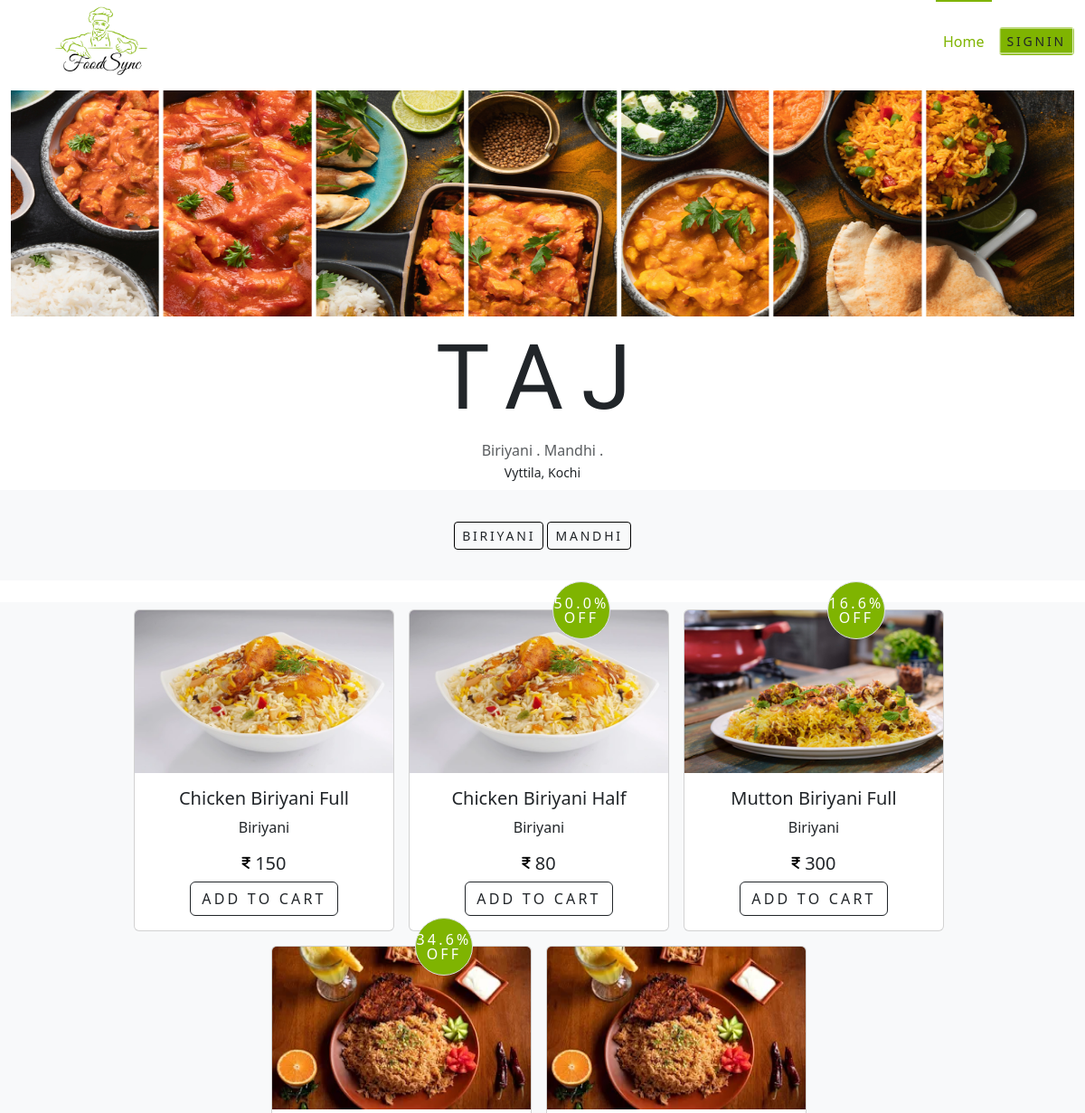
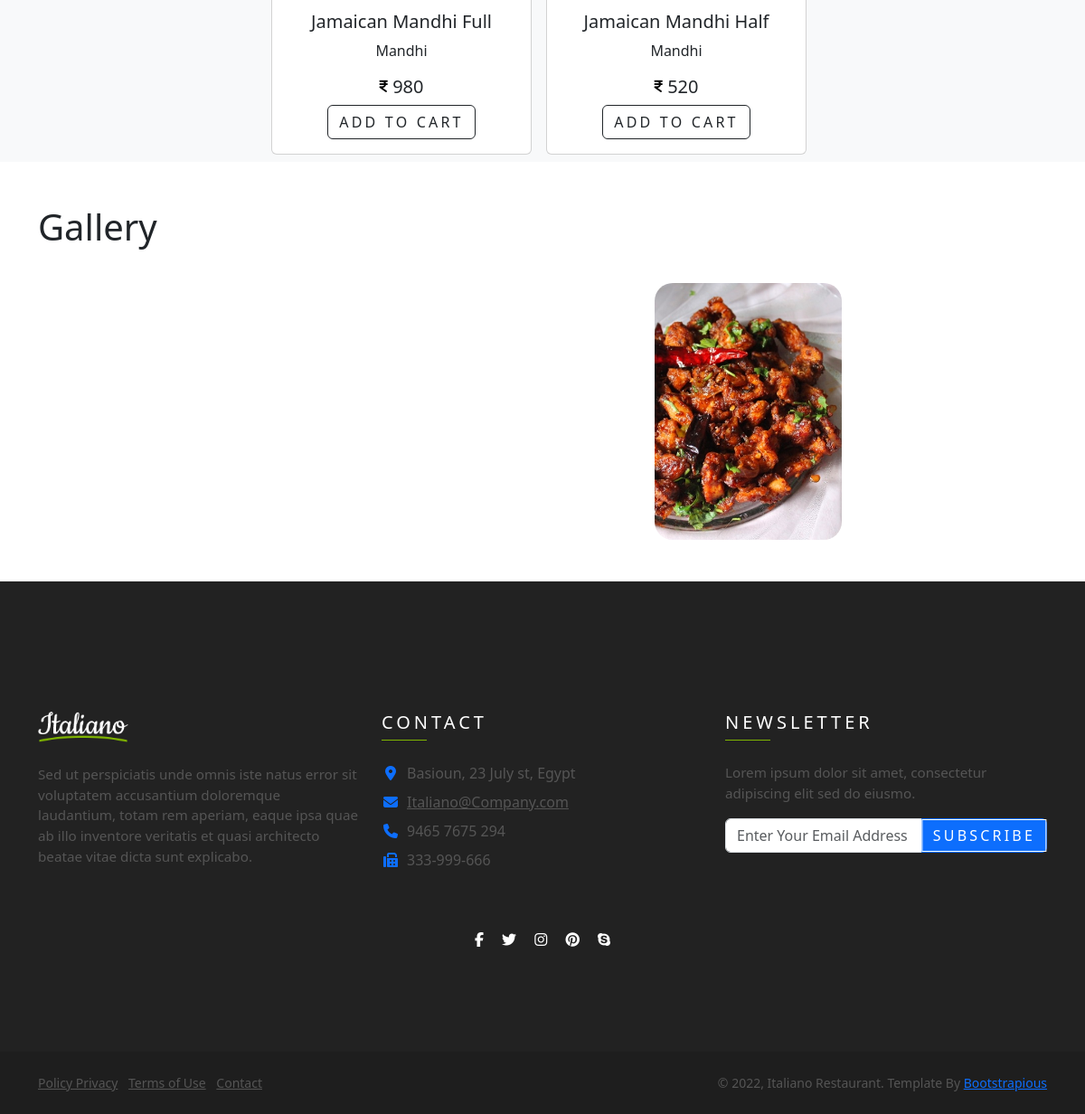
Screenshot of /restaurant/4/detail/ with the database file from the repository (2 pictures, top to bottom).
### myapp/models.py (models this page shows, shortened)
class CustomUser(AbstractUser):
    USER_TYPE_CHOICES = [
        ('customer', 'Customer'),
        ('restaurant', 'Restaurant'),
    ]
    user_type = models.CharField(max_length=20, choices=USER_TYPE_CHOICES, default='customer')

class Restaurant(CustomUser):
    name = models.CharField(max_length=255)
    licence_number = models.CharField(max_length=255,unique=True)
    image = models.ImageField(upload_to='restaurant_images/', null=True, blank=True)
    phone = models.CharField(max_length=15)
    street_address = models.CharField(max_length=100)
    city = models.CharField(max_length=50)
    pincode = models.PositiveIntegerField()

class Category(models.Model):
    name = models.CharField(max_length=100)
    image = models.ImageField(upload_to="images",null=True)
    is_active = models.BooleanField(default=True)
    restaurant = models.ForeignKey(Restaurant, on_delete=models.CASCADE)
    def __str__(self):
        return self.name

class Item(models.Model):
    name = models.CharField(max_length=100)
    category = models.ForeignKey(Category,null=True,on_delete=models.SET_NULL)
    image = models.ImageField(upload_to="images")
    price = models.PositiveIntegerField()
    restaurant = models.ForeignKey(Restaurant,on_delete=models.CASCADE)
    is_active = models.BooleanField(default = True)

class Offer(models.Model):
    item = models.ForeignKey(Item,on_delete=models.CASCADE)
    price=models.PositiveIntegerField()
    start_date=models.DateTimeField()
    end_date=models.DateTimeField()
    restaurant = models.ForeignKey(Restaurant,on_delete=models.CASCADE)
    @property
    def offer_percentage(self):
        price = ((self.item.price-self.price)/self.item.price)*100
        offer_price = str(price)
        p = offer_price[0:4]
        return p

class Gallery(models.Model):
    restaurant = models.ForeignKey(Restaurant, on_delete=models.CASCADE)
    image = models.ImageField(upload_to="gallery",null=True)
    is_active = models.BooleanField(default=True)

### user/views.py (the view)
# urls.py: path('restaurant/<int:pk>/detail/',views.RestaurantDetailView.as_view(),name="user_restaurant_detail"),
class RestaurantDetailView(DetailView):
    template_name = "user/restaurant_detail.html"
    model = models.Restaurant
    context_object_name = "rest"

### user/templates/user/restaurant_detail.html (shortened to what this page needs)
{% extends 'user/base2.html' %}
{% load static %}
{% block main_block %}
<link href="https://cdn.jsdelivr.net/npm/bootstrap@5.3.2/dist/css/bootstrap.min.css" rel="stylesheet">
<link rel="stylesheet" href="{% static 'restaurant_detail/css/style.css' %}">
<div class="container-fluid mb-3 text-center" style="margin-top: 100px;">
    <img src="{{ rest.image.url }}" alt="" width="100%" height="250px" class="mb-2">
    <div class="row">
        <div>
            <h3 class="rest_name text-uppercase">{{rest.name}}</h3>
            <div>
                {% for cat in rest.category_set.all %}
                <span class="text-muted">{{cat.name}} .</span>
                {% endfor %}
            </div>
            <small>{{rest.street_address}}, {{rest.city}}</small>
        </div>
    </div>
    <div class="row bg-light mt-2" style="height: 100px;">
        <div class="d-flex align-items-center justify-content-center">
            <div>
                {% for cat in rest.category_set.all %}
                    <button class="btn btn-outline-dark border-1 border-black btn-sm">{{cat.name}}</button>
                {% endfor %}
            </div>
        </div>
    </div>
</div>
<div class="container-fluid mb-5 bg-light" >
    <div class="row row-cols-1 row-cols-md-3 g-2 mt-4 d-flex justify-content-center">
      {% for cat in rest.category_set.all %}
        {% for i in cat.item_set.all %}
            <div class="col" style="width: 19rem;">
              <div class="card mb-2" style="width: 18rem;">
                <img src="{{ i.image.url }}" class="card-img-top" alt="..." height="180px">
                <div class="card-body text-center">
                  <div class="px-3 position-absolute top-0 end-0 translate-middle">
                    {% for o in i.offer_set.all %}
							  	    <div class="icon icon-md border border-primary">
									    <h6 class="text-white mb-0 lh-1 text-uppercase">{{o.offer_percentage}}% <br> off</h6>
							  	    </div>
							      {% endfor %}
                  </div>
                  <h5 class="card-title">{{i.name}}</h5>
                    <p class="card-text">{{i.category}}</p>
									  <h5><i class="fa-solid fa-indian-rupee-sign fa-xs" style="color: #000000;"></i> {{i.price}}</h5>
                  <div class="d-flex justify-content-evenly">
                  {% if i.is_active == 1 %}
									  <a href="{% url 'add_to_cart' i.id %}"><button class="btn btn-outline-dark">Add To Cart</button></a>
									  {% else %}
									  <button disabled class="btn btn-outline-dark">Out Of Stock</button>
								  {% endif %}
                  </div>
                </div>
              </div>
            </div>
        {% endfor %}
      {% endfor %}
    </div>
</div>
<div class="container">
  <div class="row">
    <h1>Gallery</h1>
    <section>
      {% for i in rest.gallery_set.all %}
      <figure><img class="img" src="{{i.image.url}}" alt=""/></figure>
      {% endfor %}
    </section>
  </div>
</div>
{% endblock %}

### user/templates/user/base2.html (shortened to what this page needs)
<!DOCTYPE html>
{% load static %}
<html>
    <head>
        <link rel="stylesheet" href="{% static 'base_page/vendor/swiper/swiper-bundle.css' %}">
        <link rel="stylesheet" href="{% static 'base_page/vendor/glightbox/css/glightbox.css' %}">
        <link rel="stylesheet" href="{% static 'base_page/vendor/air-datepicker/air-datepicker.css' %}">
        <link rel="stylesheet" href="{% static 'base_page/vendor/leaflet/leaflet.css' %}">
        <link rel="stylesheet" href="{% static 'base_page/css/style.default.css' %}" id="theme-stylesheet">
        <link rel="stylesheet" href="{% static 'base_page/css/custom.css' %}">
    </head>
    <nav class="navbar navbar-expand-lg navbar-light bg-white fixed-top py-lg-0" id="navbar">
        <div class="container-fluid"><a class="navbar-brand" href="index.html"> <img src="{% static 'base_page/img/FoodSync_logo.png' %}" alt="FoodSync" width="200px" height="80"></a>
        <div class="collapse navbar-collapse" id="navbarSupportedContent">
            <ul class="navbar-nav ms-auto align-items-lg-center">
            <li class="nav-item"><a class="nav-link active" href="{% url 'user_index' %}">Home</a></li>
            {% if not user.is_authenticated %}
            <li class="nav-item ms-lg-2">
              <a href="{% url 'user_signin' %}"><button id="signInButton" class="btn btn-sm d-none d-lg-inline-block" type="button" data-bs-toggle="modal" data-bs-target="#reservationModal">SignIn</button></a>
            </li>
            {% endif %}
            </ul>
        </div>
        </div>
    </nav>
    {% block main_block %}
    {% endblock %}
    <footer id="contact" class="footer text-gray-700">
        <div class="container">
          <div class="row gy-4 mb-5">
            <div class="col-md-4"><img class="mb-4" src="{% static 'base_page/img/logo-footer.png' %}" alt="italiano" width="100">
              <p class="text-sm">Sed ut perspiciatis unde omnis iste natus error sit voluptatem accusantium doloremque laudantium, totam rem aperiam, eaque ipsa quae ab illo inventore veritatis et quasi architecto beatae vitae dicta sunt explicabo.</p>
            </div>
            <div class="col-md-4">
              <h6 class="h5 text-white text-uppercase mb-4 underline">Contact</h6>
              <ul class="list-unstyled text-gray-700">
                <li class="mb-2"><i class="fas fa-map-marker-alt text-primary me-2 fa-fw"></i>Basioun, 23 July st, Egypt</li>
                <li class="mb-2"><a class="text-reset" href="mailto:Italiano@Company.com"><i class="fas fa-envelope text-primary me-2 fa-fw"></i>Italiano@Company.com</a></li>
                <li class="mb-2"><i class="fas fa-phone text-primary me-2 fa-fw"></i>9465 7675 294</li>
                <li><i class="fas fa-fax text-primary me-2 fa-fw"></i>333-999-666</li>
              </ul>
            </div>
            <div class="col-md-4">
              <h6 class="h5 text-white text-uppercase mb-4 underline">Newsletter</h6>
              <p class="text-sm mb-3">Lorem ipsum dolor sit amet, consectetur adipiscing elit sed do eiusmo.</p>
              <form id="subscribe">
                <div class="input-group">
                  <input class="form-control" type="email" name="email" placeholder="Enter Your Email Address">
                  <button class="btn btn-primary" type="submit">Subscribe</button>
                </div>
              </form>
            </div>
          </div>
          <ul class="social list-inline text-center mb-0 text-white">
            <li class="list-inline-item mx-2"><a class="text-reset" href="#!" target="_blank" title="Facebook"><i class="fab fa-facebook-f"></i></a></li>
            <li class="list-inline-item mx-2"><a class="text-reset" href="#!" target="_blank" title="Twitter"><i class="fab fa-twitter"></i></a></li>
            <li class="list-inline-item mx-2"><a class="text-reset" href="#!" target="_blank" title="Instagram"><i class="fab fa-instagram"></i></a></li>
            <li class="list-inline-item mx-2"><a class="text-reset" href="#!" target="_blank" title="Pinterest"><i class="fab fa-pinterest"></i></a></li>
            <li class="list-inline-item mx-2"><a class="text-reset" href="#!" target="_blank" title="Skype"><i class="fab fa-skype"></i></a></li>
          </ul>
        </div>
      </footer>
      <div class="copyrights py-4 text-gray-700">
        <div class="container">
          <div class="row gy-3 text-center">
            <div class="col-md-5 text-lg-start">
              <ul class="list-inline mb-0 small">
                <li class="list-inline-item"><a class="text-reset" href="#!">Policy Privacy</a></li>
                <li class="list-inline-item"><a class="text-reset" href="#!">Terms of Use</a></li>
                <li class="list-inline-item"><a class="text-reset" href="#!">Contact</a></li>
              </ul>
            </div>
            <div class="col-md-7 text-lg-end">
              <p class="mb-0 small">© 2022, Italiano Restaurant. Template By <a href="https://bootstrapious.com/p/bootstrap-sidebar" target="_blank">Bootstrapious</a></p>
            </div>
          </div>
        </div>
    </div>

### user/static/restaurant_detail/css/style.css (style rules this page uses)
#signInButton { background-color: #7fb401; }
.rest_name { font-family: 'Rubik Doodle Shadow', system-ui; font-size: 100px; }
.card { transition: all 0.2s ease; cursor: pointer; }
.navbar { transition: all 0.3s; }
.navbar .nav-link { transition: all 0.3s; }
@media (min-width: 992px) { .navbar .nav-link { padding: 2rem 0.5rem; border-top: 2px solid transparent; } }
.navbar .nav-link.active { border-color: #7fb401; }
.icon { width: 80px; height: 80px; display: flex; align-items: center; justify-content: center; border: 2px dotted #ced4da; transition: all 0.3s; border-radius: 50%; background-color: #7fb401; }
.icon-md { width: 64px; height: 64px; }
.border-primary { border-color: #7fb401 !important; }
.border { border: 1px solid #dee2e6 !important; }
section { display: grid; grid-template-columns: repeat(auto-fill, minmax(200px, 1fr)); grid-auto-rows: 300px; grid-gap: 20px; margin: 0 auto; max-width: 1000px; padding: 30px; }
figure { display: flex; align-items: center; justify-content: center; position: relative; overflow: hidden; border-radius: 20px; transform: translateY(0); }
.img { height: 100%; object-fit:contain; transform: translateZ(0); }

### rows the page displays
Restaurant: image (picture), name "TAJ", street_address "Vyttila", city "Kochi"
Category: name "Biriyani", name "BIRIYANI"
Category: name "Mandhi", name "MANDHI"
Item: image (picture), name "Chicken Biriyani Full", category "Biriyani", price "150", is_active "ADD TO CART"
Item: image (picture), name "Chicken Biriyani Half", category "Biriyani", price "80", is_active "ADD TO CART"
Offer: offer_percentage "50.0"
Item: image (picture), name "Mutton Biriyani Full", category "Biriyani", price "300", is_active "ADD TO CART"
Offer: offer_percentage "16.6"
Item: image (picture), name "Jamaican Mandhi Full", category "Mandhi", price "980", is_active "ADD TO CART"
Offer: offer_percentage "34.6"
Item: image (picture), name "Jamaican Mandhi Half", category "Mandhi", price "520", is_active "ADD TO CART"
Gallery: image (picture)
Gallery: image (picture)
Gallery: image (picture)
Gallery: image (picture)
Gallery: image (picture)
